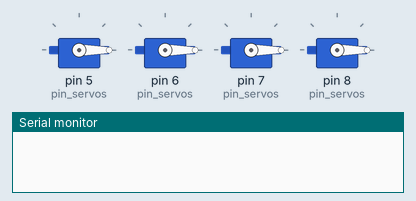
Recording of a sketch running on a simulated Arduino Uno, built with avr-gcc and run on an emulated ATmega328P. On the bench: 4 × servo, the last lines printed to the serial monitor.

Above: at 0.1 s.
At 2.5 s:
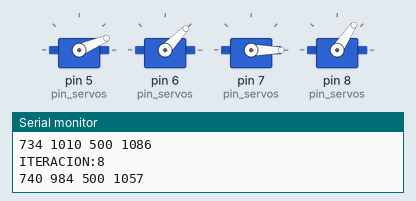
At 4.5 s:
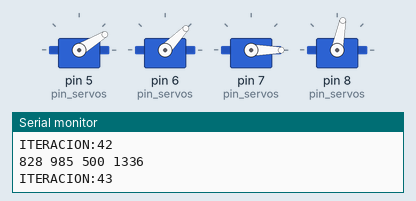
At 11.3 s:
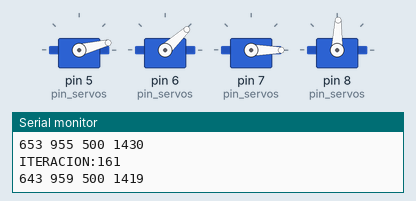
At 13.6 s:
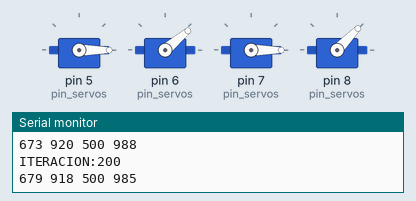
At 14.1 s:
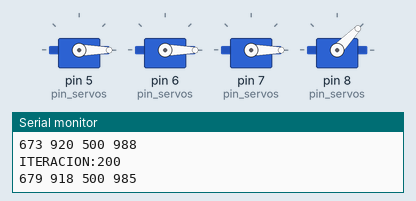
Timing chart, 0 to 16.6 s (numbered marks = the images above):
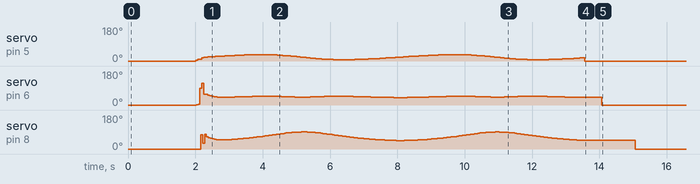

The sketch:

sketch_oct21a.ino
```cpp
//LIBRERIAS
#include <Servo.h>

//IDENTIFICADORES DE FIGURAS GEOMETRICAS
typedef enum {CIRCULO, CUADRADO, TRIANGULO} figura_t;

//PINS
#define BASE     5
#define HOMBRO   6
#define CODO     7
#define MUNIECA  8

//MEDIDAS (mm)
#define L1 50 //SUJETO A CAMBIOS
#define L2 50 //SUJETO A CAMBIOS
#define L3 50 //SUJETO A CAMBIOS
#define L4 50 //SUJETO A CAMBIOS
#define LP 20 //SUJETO A CAMBIOS (ALTURA DEL LAPIZ CON RESPECTO A LA MUNIECA)

//PARAMETROS GENERALES
#define ARTICULACIONES 4
#define POSICION_REPOSO {0,0,0,0}; //SUJETO A CAMBIOS

//PARAMETROS PARA EL CONTROLADOR
#define DELTA_T   0.01  //PASO DEL TIEMPO DEL CONTROLADOR
#define GANANCIA  30    //GANANCIA DEL CONTROLADOR

//PARAMETROS DE DENAVIT-HARTENBERG
double theta[ARTICULACIONES] = POSICION_REPOSO;
double d[ARTICULACIONES] = {L1,0,0,0}; //{L1,0,0,L4};
double a[ARTICULACIONES] = {0,L2,L3,L4}; //{0,L2,L3,0};
double alpha[ARTICULACIONES] = {PI/2,0,0,0}; //{PI/2,0,0,-PI/2};

//VARIABLES DE POSICION Y ORIENTACIÓN + JACOBIANO + COORDENADAS ARTICULARES (THETA)
double x[6] = {0,0,0,0,0,0};
double J[6][ARTICULACIONES];
double q[ARTICULACIONES] = POSICION_REPOSO;

//PARAMETROS DE SERVOMOTORES
Servo servos[ARTICULACIONES];
const int posicion_reposo[ARTICULACIONES] = POSICION_REPOSO;
const int pin_servos[ARTICULACIONES] = {BASE,HOMBRO,CODO,MUNIECA};
const int min_pwm[ARTICULACIONES] = {500,500,500,500}; //SUJETO A CAMBIOS
const int max_pwm[ARTICULACIONES] = {2400,2400,2400,2400}; //SUJETO A CAMBIOS
const double min_angulo[ARTICULACIONES] = {0,0,0,0}; //{-PI/2,-PI/2,-PI/2,-PI/2}; //SUJETO A CAMBIOS
const double max_angulo[ARTICULACIONES] = {PI,PI,PI,PI}; //{PI/2,PI/2,PI/2,PI/2}; //SUJETO A CAMBIOS

void productoCruz(double u[3], double v[3], double w[3]){
  w[0] = u[1]*v[2] - u[2]*v[1];
  w[1] = u[2]*v[0] - u[0]*v[2];
  w[2] = u[0]*v[1] - u[1]*v[0];
}

void vectorResta(double u[3], double v[3], double w[3]){
  for (int i = 0; i < 3; i++){
    w[i] = u[i] - v[i];
  }
}

void matrizCopiar(double A[][4], double Acopia[][4]){
  memcpy(&Acopia[0][0], &A[0][0], 4*4*sizeof(A[0][0]));
}

void matrizMultiplicar(double A[][4], double B[][4], double C[][4]){
  for (int i = 0; i < 4; i++){ //filas 1
    for (int j = 0; j < 4; j++){ //columnas 2
      C[i][j] = 0;
      for (int k = 0; k < 4; k++){ //columnas 1
        C[i][j] += A[i][k] * B[k][j];
      }
    }
  }
}

//(mxn) * (nxp) = (mxp)
void matrizMultiplicar2(double A[4][6], double B[6][4], double C[4][4]){ //GENERALIZAR
  for (int i = 0; i < 4; i++){ //filas 1
    for (int j = 0; j < 4; j++){ //columnas 2
      C[i][j] = 0;
      for (int k = 0; k < 6; k++){ //columnas 1
        C[i][j] += A[i][k] * B[k][j];
      }
    }
  }
}

//(mxn) * (nxp) = (mxp)
void matrizMultiplicar3(double A[4][4], double B[4][6], double C[4][6]){ //GENERALIZAR
  for (int i = 0; i < 4; i++){ //filas 1
    for (int j = 0; j < 6; j++){ //columnas 2
      C[i][j] = 0;
      for (int k = 0; k < 4; k++){ //columnas 1
        C[i][j] += A[i][k] * B[k][j];
      }
    }
  }
}

void matrizTraspuesta(double A[][4], double Atraspuesta[][6]){
  for (int i = 0; i < 6; i++){
    for (int j = 0; j < 4; j++){
      Atraspuesta[j][i] = A[i][j];
    }
  }
}

//https://stackoverflow.com/questions/2937702/i-want-to-find-determinant-of-4x4-matrix-in-c-sharp/2937973#2937973
double matrizDeterminante(double A[][4]){
  return A[0][3] * A[1][2] * A[2][1] * A[3][0] - A[0][2] * A[1][3] * A[2][1] * A[3][0] -
         A[0][3] * A[1][1] * A[2][2] * A[3][0] + A[0][1] * A[1][3] * A[2][2] * A[3][0] +
         A[0][2] * A[1][1] * A[2][3] * A[3][0] - A[0][1] * A[1][2] * A[2][3] * A[3][0] -
         A[0][3] * A[1][2] * A[2][0] * A[3][1] + A[0][2] * A[1][3] * A[2][0] * A[3][1] +
         A[0][3] * A[1][0] * A[2][2] * A[3][1] - A[0][0] * A[1][3] * A[2][2] * A[3][1] -
         A[0][2] * A[1][0] * A[2][3] * A[3][1] + A[0][0] * A[1][2] * A[2][3] * A[3][1] +
         A[0][3] * A[1][1] * A[2][0] * A[3][2] - A[0][1] * A[1][3] * A[2][0] * A[3][2] -
         A[0][3] * A[1][0] * A[2][1] * A[3][2] + A[0][0] * A[1][3] * A[2][1] * A[3][2] +
         A[0][1] * A[1][0] * A[2][3] * A[3][2] - A[0][0] * A[1][1] * A[2][3] * A[3][2] -
         A[0][2] * A[1][1] * A[2][0] * A[3][3] + A[0][1] * A[1][2] * A[2][0] * A[3][3] +
         A[0][2] * A[1][0] * A[2][1] * A[3][3] - A[0][0] * A[1][2] * A[2][1] * A[3][3] -
         A[0][1] * A[1][0] * A[2][2] * A[3][3] + A[0][0] * A[1][1] * A[2][2] * A[3][3];
}

//https://stackoverflow.com/questions/1148309/inverting-a-4x4-matrix/1148405#1148405
bool gluInvertMatrix(double m[16], double invOut[16])
{
    double inv[16], det;
    int i;

    inv[0] = m[5]  * m[10] * m[15] -
             m[5]  * m[11] * m[14] -
             m[9]  * m[6]  * m[15] +
             m[9]  * m[7]  * m[14] +
             m[13] * m[6]  * m[11] -
             m[13] * m[7]  * m[10];

    inv[4] = -m[4]  * m[10] * m[15] +
              m[4]  * m[11] * m[14] +
              m[8]  * m[6]  * m[15] -
              m[8]  * m[7]  * m[14] -
              m[12] * m[6]  * m[11] +
              m[12] * m[7]  * m[10];

    inv[8] = m[4]  * m[9] * m[15] -
             m[4]  * m[11] * m[13] -
             m[8]  * m[5] * m[15] +
             m[8]  * m[7] * m[13] +
             m[12] * m[5] * m[11] -
             m[12] * m[7] * m[9];

    inv[12] = -m[4]  * m[9] * m[14] +
               m[4]  * m[10] * m[13] +
               m[8]  * m[5] * m[14] -
               m[8]  * m[6] * m[13] -
               m[12] * m[5] * m[10] +
               m[12] * m[6] * m[9];

    inv[1] = -m[1]  * m[10] * m[15] +
              m[1]  * m[11] * m[14] +
              m[9]  * m[2] * m[15] -
              m[9]  * m[3] * m[14] -
              m[13] * m[2] * m[11] +
              m[13] * m[3] * m[10];

    inv[5] = m[0]  * m[10] * m[15] -
             m[0]  * m[11] * m[14] -
             m[8]  * m[2] * m[15] +
             m[8]  * m[3] * m[14] +
             m[12] * m[2] * m[11] -
             m[12] * m[3] * m[10];

    inv[9] = -m[0]  * m[9] * m[15] +
              m[0]  * m[11] * m[13] +
              m[8]  * m[1] * m[15] -
              m[8]  * m[3] * m[13] -
              m[12] * m[1] * m[11] +
              m[12] * m[3] * m[9];

    inv[13] = m[0]  * m[9] * m[14] -
              m[0]  * m[10] * m[13] -
              m[8]  * m[1] * m[14] +
              m[8]  * m[2] * m[13] +
              m[12] * m[1] * m[10] -
              m[12] * m[2] * m[9];

    inv[2] = m[1]  * m[6] * m[15] -
             m[1]  * m[7] * m[14] -
             m[5]  * m[2] * m[15] +
             m[5]  * m[3] * m[14] +
             m[13] * m[2] * m[7] -
             m[13] * m[3] * m[6];

    inv[6] = -m[0]  * m[6] * m[15] +
              m[0]  * m[7] * m[14] +
              m[4]  * m[2] * m[15] -
              m[4]  * m[3] * m[14] -
              m[12] * m[2] * m[7] +
              m[12] * m[3] * m[6];

    inv[10] = m[0]  * m[5] * m[15] -
              m[0]  * m[7] * m[13] -
              m[4]  * m[1] * m[15] +
              m[4]  * m[3] * m[13] +
              m[12] * m[1] * m[7] -
              m[12] * m[3] * m[5];

    inv[14] = -m[0]  * m[5] * m[14] +
               m[0]  * m[6] * m[13] +
               m[4]  * m[1] * m[14] -
               m[4]  * m[2] * m[13] -
               m[12] * m[1] * m[6] +
               m[12] * m[2] * m[5];

    inv[3] = -m[1] * m[6] * m[11] +
              m[1] * m[7] * m[10] +
              m[5] * m[2] * m[11] -
              m[5] * m[3] * m[10] -
              m[9] * m[2] * m[7] +
              m[9] * m[3] * m[6];

    inv[7] = m[0] * m[6] * m[11] -
             m[0] * m[7] * m[10] -
             m[4] * m[2] * m[11] +
             m[4] * m[3] * m[10] +
             m[8] * m[2] * m[7] -
             m[8] * m[3] * m[6];

    inv[11] = -m[0] * m[5] * m[11] +
               m[0] * m[7] * m[9] +
               m[4] * m[1] * m[11] -
               m[4] * m[3] * m[9] -
               m[8] * m[1] * m[7] +
               m[8] * m[3] * m[5];

    inv[15] = m[0] * m[5] * m[10] -
              m[0] * m[6] * m[9] -
              m[4] * m[1] * m[10] +
              m[4] * m[2] * m[9] +
              m[8] * m[1] * m[6] -
              m[8] * m[2] * m[5];

    det = m[0] * inv[0] + m[1] * inv[4] + m[2] * inv[8] + m[3] * inv[12];

    if (det == 0)
        return false;

    det = 1.0 / det;

    for (i = 0; i < 16; i++)
        invOut[i] = inv[i] * det;

    return true;
}

void matrizImprimir(double* A, char m, char n){
  Serial.println("IMPRIMIENDO MATRIZ\n");
  for(int i = 0; i < m; i++){
    for (int j = 0; j < n; j++){
      Serial.print(*(A+i*n+j), DEC); //A[i*n+j]
      Serial.print(" \t"); // prints a tab
    }
    Serial.println();
  }
}

void matrizTransformacionHomogenea(double theta, double d, double a, double alpha, double Ai[][4]){
  double Aaux[4][4] = {{cos(theta), -cos(alpha)*sin(theta),  sin(alpha)*sin(theta), a*cos(theta)},
                       {sin(theta),  cos(alpha)*cos(theta), -sin(alpha)*cos(theta), a*sin(theta)},
                       {0         ,  sin(alpha)           ,  cos(alpha)           , d           },
                       {0         ,  0                    ,  0                    , 1           }};
  matrizCopiar(Aaux,Ai);
}

void cinematicaDirecta(){
  double I[4][4] = {{1, 0, 0, 0},
                    {0, 1, 0, 0},
                    {0, 0, 1, 0},
                    {0, 0, 0, 1}};
  double Ai[4][4], T[4][4];
  //VARIABLES PARA JACOBIANO
  double z[ARTICULACIONES+1][3];
  double t[ARTICULACIONES+1][3];
  double prodcruz[3];
  double auxresta[3];

  z[0][0] = 0;
  z[0][1] = 0;
  z[0][2] = 1;

  t[0][0] = 0;
  t[0][1] = 0;
  t[0][2] = 0;

  //CALCULO MATRIZ DEL ROBOT + ARGUMENTOS PARA EL JACOBIANO
  for (int i = 0; i < ARTICULACIONES; i++){
    theta[i] = q[i];

    matrizTransformacionHomogenea(theta[i], d[i], a[i], alpha[i], Ai);
    //matrizImprimir((double*) Ai, 4, 4);
    //I = I * Ai
    matrizMultiplicar(I, Ai, T);
    matrizCopiar(T, I); //I se vuelve acumulativa, teniendo a 0A1, 0A2, ... hasta 0An=T finalmente

    z[i+1][0]=T[0][2];
    z[i+1][1]=T[1][2];
    z[i+1][2]=T[2][2];

    t[i+1][0]=T[0][3];
    t[i+1][1]=T[1][3];
    t[i+1][2]=T[2][3];

    /*Serial.print("Iteracion:");
    Serial.print(i+1,DEC);
    Serial.println();
    for(int j = 0; j < 3; j++){
      Serial.print(z[i+1][j],DEC);
      Serial.print(" ");
    }
    Serial.println();
    for(int j = 0; j < 3; j++){
      Serial.print(t[i+1][j],DEC);
      Serial.print(" ");
    }
    Serial.println();*/
  }
  //matrizImprimir((double*) T, 4, 4);

  x[0] = T[0][3];
  x[1] = T[1][3];
  x[2] = T[2][3];
  /*for (int i = 0; i < 6; i++){
    Serial.print(x[i],DEC);
  }
  Serial.println();*/

  //CALCULO JACOBIANO
  //Ji = [z(i) x (t(n) - t(i)); z(i)], i=0..n-1
  for(int i = 0; i < ARTICULACIONES; i++){
    vectorResta(t[ARTICULACIONES], t[i], auxresta);
    productoCruz(z[i], auxresta, prodcruz);
    J[0][i] = prodcruz[0];
    J[1][i] = prodcruz[1];
    J[2][i] = prodcruz[2];
    J[3][i] = z[i][0];
    J[4][i] = z[i][1];
    J[5][i] = z[i][2];
  }
  //matrizImprimir((double*) J, 6, ARTICULACIONES);

  /*double A[4][5] = {{1,2,3,4,5},{6,7,8,9,10},{11,12,13,14,15},{16,17,18,19,20}};
  matrizImprimir((double*) A, 4, 5);*/
}

void cinematicaInversa(){
  double Jtraspuesta[ARTICULACIONES][6];
  double JtraspuestaJ[ARTICULACIONES][ARTICULACIONES];
  double JtraspuestaJ_inversa[ARTICULACIONES][ARTICULACIONES];
  double JtraspuestaJ_inversaJtraspuesta[ARTICULACIONES][6]; //PSEUDOINVERSA

  //CALCULO PSEUDOINVERSA DE MOORE-PENROSE
  matrizTraspuesta(J, Jtraspuesta);
  //matrizImprimir((double*) Jtraspuesta, ARTICULACIONES, 6);
  matrizMultiplicar2(Jtraspuesta, J, JtraspuestaJ);
  //matrizImprimir((double*) JtraspuestaJ, ARTICULACIONES, ARTICULACIONES);

  /*double A[4][4] = {{1,-2,2,2},{0,4,-2,1},{1,-2,4,0},{1,-1,2,2}};
  Serial.println("DETERMINANTE");
  Serial.println(matrizDeterminante(A),DEC); //2
  double Ainv[4][4];
  Serial.println("INVERSA");
  gluInvertMatrix((double*) A, (double*) Ainv);
  matrizImprimir((double*) Ainv, 4, 4);*/

  //COMPROBAR SI Jtraspuesta*J ES INVERTIBLE (ES NO SINGULAR)
  //Esto se hace para no entrar en un calculo recursivo, donde se hace la pseudoinversa del caso i+1 para calcular la pseudoinversa del caso i (y asi sucesivamente)
  if(matrizDeterminante(JtraspuestaJ) >= 0.1){
    //CONTINUAR CON EL CALCULO PSEUDOINVERSA DE MOORE-PENROSE
    gluInvertMatrix((double*) JtraspuestaJ, (double*) JtraspuestaJ_inversa);
    matrizMultiplicar3(JtraspuestaJ_inversa, Jtraspuesta, JtraspuestaJ_inversaJtraspuesta);
    //matrizImprimir((double*) JtraspuestaJ_inversaJtraspuesta, ARTICULACIONES, 6);

    //RESOLVER SISTEMA x=J(THETA)*THETA MEDIANTE THETA=J(THETA)^-1*x (METODO MINIMOS CUADRADOS)
    for(int i = 0; i < ARTICULACIONES; i++){
      q[i] = 0;
      for(int j = 0; j < 6; j++){
        q[i] += JtraspuestaJ_inversaJtraspuesta[i][j]*x[j];
      }
    }

    /*Serial.println("COORD ARTICULARES");
    for(int i = 0; i < 6; i++){
      Serial.println(q[i],DEC);
      Serial.print(" ");
    }*/
  }
}

void parametrizacionCirculo(double x_coord, double y_coord, double z_coord, double radio, int i, double x_fig[]){
  x_fig[0] = x_coord + radio * cos(2*PI*DELTA_T*i);
  x_fig[1] = y_coord + radio * sin(2*PI*DELTA_T*i);
  x_fig[2] = z_coord;
  x_fig[3] = 0;
  x_fig[4] = 0;
  x_fig[5] = 0;
}

void dibujarFigura(double x_coord, double y_coord, double z_coord, double tamanio, figura_t tipoFigura){
  double x_fig[6], x_fig_sigpos[6], q_aux[ARTICULACIONES];
  int N = ((int)(2/DELTA_T)+1); //Numero de pasos para cubrir el circulo dos veces
  for(int i = 0; i < N; i++){
    //CALCULO DE LA POSICION DEL ROBOT
    cinematicaDirecta();

    //CALCULO DE LA PROXIMA POSICION DEL ROBOT SEGUN EL TIPO DE FIGURA
    switch(tipoFigura){
      case CIRCULO:
        parametrizacionCirculo(x_coord, y_coord, z_coord, tamanio, i, x_fig);
        /*Serial.println("x_fig");
        for(int j = 0; j < 6; j++){
          Serial.println(x_fig[j],DEC);
        }*/
        parametrizacionCirculo(x_coord, y_coord, z_coord, tamanio, i+1, x_fig_sigpos);
        /*Serial.println("x_fig_sigpos");
        for(int j = 0; j < 6; j++){
          Serial.println(x_fig_sigpos[j],DEC);
        }*/
        break;
      case CUADRADO:
        //TODO
        break;
      case TRIANGULO:
        //TODO
        break;
      default: break;
    }

    //Serial.println("x");
    for(int j = 0; j < 6; j++){
      x[j] = x_fig_sigpos[j] - x_fig[j] + GANANCIA * DELTA_T * (x_fig[j] - x[j]);
      //Serial.println(x[j],DEC);
    }

    //CALCULA LOS ANGULOS DEL MOTOR PARA ALCANZAR LA SIGUIENTE POSICION
    for(int j = 0; j < ARTICULACIONES; j++){
      q_aux[j] = q[j]; //POSICION_REPOSO
    }
    cinematicaInversa();
    //matrizImprimir((double*) J, 6, ARTICULACIONES);
    //Serial.println("q");
    for(int j = 0; j < ARTICULACIONES; j++){
      //Serial.println(q[j]);
      q[j] = q_aux[j] + q[j];
    }

    Serial.print("ITERACION:");
    Serial.println(i);

    //ESCRIBIR LOS ANGULOS EN EL SERVOMOTOR
    servosArticulaciones(10);

    /*for(int j = 0; j < ARTICULACIONES; j++){
      Serial.print(q[j]*180/PI,DEC); //rad2deg
      Serial.print(" ");
    }*/
    Serial.println();
  }
  servosReposo(500);
}

int angulo2pwm(double angulo, int i){
  //Ancho de pulso (o tiempo en alto) de la senial PWM
  return min(max(((min_pwm[i] - max_pwm[i]) / (min_angulo[i] - max_angulo[i])) * (angulo - min_angulo[i]) + min_pwm[i], min_pwm[i]), max_pwm[i]);
}

void servosInicializar(){
  for(int i = 0; i < ARTICULACIONES; i++){
     servos[i].attach(pin_servos[i], min_pwm[i], max_pwm[i]);
     servos[i].write(0);
  }
  delay(2000);
}

void servosArticulaciones(int velocidad){
  for(int i = 0; i < ARTICULACIONES; i++){
    servos[i].writeMicroseconds(angulo2pwm(q[i], i));
    Serial.print(angulo2pwm(q[i], i),DEC);
    Serial.print(" ");
    delay(velocidad);
  }
}

void servosReposo(int velocidad){
  for(int i = 0; i < ARTICULACIONES; i++){
    servos[i].writeMicroseconds(angulo2pwm(posicion_reposo[i], i));
    delay(velocidad);
  }
}

void setup() {
  // put your setup code here, to run once:
  Serial.begin(9600);
  //cinematicaDirecta();
  //cinematicaInversa();
  servosInicializar();
  Serial.println("DIBUJAR CIRCULO");
  dibujarFigura(82,30,LP,20,CIRCULO);
  Serial.println("FINALIZADO CIRCULO");
}

void loop() {
  // put your main code here, to run repeatedly:

}
```
